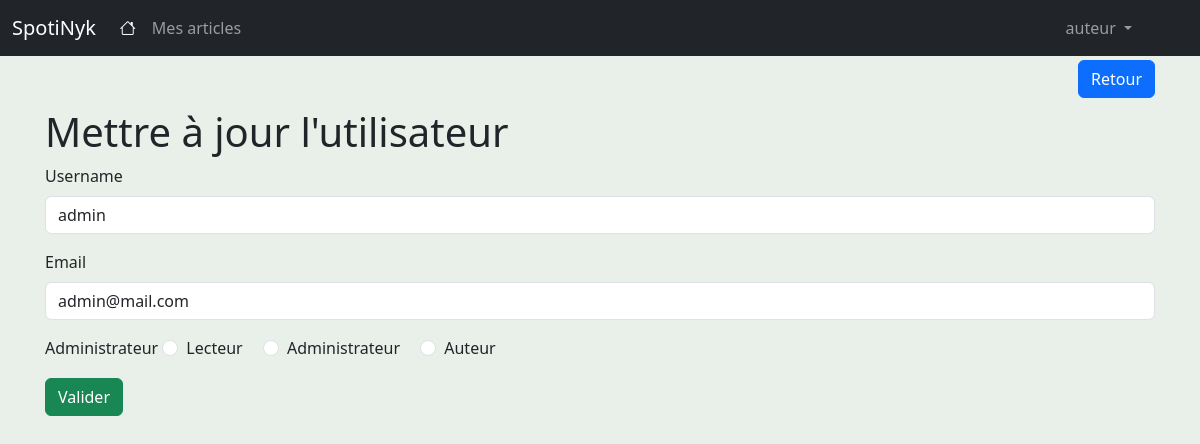
/admin/usagers/1/edit (signed in), run on the app's committed database.
### app/models/tables.py (models this page shows, shortened)
class Usagers(db.Model):
    id = db.Column(db.Integer, primary_key=True)
    username = db.Column(db.String(80), unique=True, nullable=False)
    email = db.Column(db.String(120), unique=True, nullable=False)
    password = db.Column(db.String(100), nullable=False)
    profil_id = db.Column(db.Integer, db.ForeignKey('profils.id'), nullable=False)

### app/controllers/admin_controller.py (the view, shortened to what this page needs)
@login_required
def updateUsager(usager_id):
    usager = Usagers.query.get_or_404(usager_id)
    return render_template('update_usager.html', usager = usager)

### app/ext/login.py (called while the page is built)
def init_app(app):
    lm.init_app(app)
    lm.login_view = 'default.login' #définir login_view : indiquer à Flask l'URL d'authentification des utilisateurs
    @lm.user_loader
    def load_usager(usager_id):
        return Usagers.query.get(usager_id)

### app/templates/update_usager.html (shortened to what this page needs)
{% extends "base.html" %}
{% block content %}
<div class="row">
    <div class="col">
        <h1 class="mt-5">Mettre à jour l'utilisateur</h1>
    </div>
    <div class="col text-end">
        <a class="btn btn-primary" href="javascript:history.go(-1)"> Retour</a>
    </div>
</div>
<form action="{{ url_for('admin.updateUsager', usager_id = usager.id) }}" method="POST" enctype="multipart/form-data">
    <div class="mb-3">
        <label for="username" class="form-label">Username</label>
        <input type="text" name="username" class="form-control" id="inputUsername" value="{{usager.username}}">
    </div>
    <div class="mb-3">
        <label for="email" class="form-label">Email</label>
        <input type="email" name="email" class="form-control" id="inputEmail" value="{{usager.email}}">
    </div>
    <div class="mb-3">
        <label class="form-check-label" for="profil_id">Administrateur</label>
        <div class="form-check form-check-inline">
            <input class="form-check-input" type="radio" name="profil_id" id="inputAdmin1" value="0">
            <label class="form-check-label" for="inlineRadio1">Lecteur</label>
        </div>
        <div class="form-check form-check-inline">
            <input class="form-check-input" type="radio" name="profil_id" id="inputAdmin2" value="1">
            <label class="form-check-label" for="inlineRadio2">Administrateur</label>
        </div>
        <div class="form-check form-check-inline">
            <input class="form-check-input" type="radio" name="profil_id" id="inputAdmin3" value="2">
            <label class="form-check-label" for="inlineRadio3">Auteur</label>
        </div>
    </div>
    <button type="submit" class="btn btn-success">Valider</button>
</form>
{% endblock %}

### app/templates/base.html (shortened to what this page needs)
<!doctype html>
<html lang="en" class="h-100">
    <head>
        {% block head %}
                {% block styles %}
                    {{ bootstrap.load_css() }}
                    <link rel="stylesheet" href="https://cdn.jsdelivr.net/npm/bootstrap-icons@1.8.1/font/bootstrap-icons.css">
                {% endblock %}
        {% endblock %}
    </head>
    <body class="d-flex flex-column h-100" style="background-color: #e9efe9">
        <header>
            <nav class="navbar navbar-expand-md navbar-dark fixed-top bg-dark">
                <div class="container-fluid">
                    <a class="navbar-brand" href="{{url_for('default.index')}}">SpotiNyk</a>
                    <div class="collapse navbar-collapse" id="navbarCollapse">
                        <ul class="navbar-nav me-auto mb-2 mb-md-0">
                            <li class="nav-item">
                                <a class="nav-link active" aria-current="page" href="{{url_for('default.index')}}"> <i class="bi bi-house"></i></a>
                            </li>
                            {% if current_user.profil_id == 2 %}
                            <li class="nav-item">
                                <a class="nav-link" href="{{url_for('auteur.articles')}}">Mes articles</a>
                            </li>
                            {%endif%}
                        </ul>
                        <ul class="navbar-nav mr-auto me-5 ms-2 mb-md-0">
                            {% if current_user.is_authenticated %}
                            <li class="nav-item dropdown">
                                <a class="nav-link dropdown-toggle" href="#" id="navbarDropdown" role="button" data-bs-toggle="dropdown" aria-expanded="false">
                                  {{current_user.username}}
                                </a>
                            </li>
                            {%endif%}
                        </ul>
                    </div>
                </div>
            </nav>
        </header>
        <main class="flex-shrink-0">
            <div class="container">
                {% block content %}{% endblock %}
            </div>
        </main>
    </body>
</html>

### app/templates/base.html (style rules this page uses)
main > .container { padding: 60px 15px 0; }

### data on the page
Usagers: username "auteur"
Usagers: username "admin", email "admin@mail.com"
